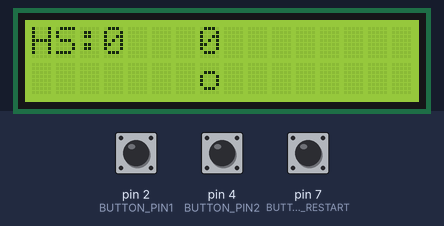
The sketch below on a simulated Arduino Uno, built with avr-gcc and run on an emulated ATmega328P. Parts: 16×2 character LCD. The inputs (shaded band) are chosen by the test bench; at power-on: pin 2 (BUTTON_PIN1) HIGH, pin 7 (BUTTON_RESTART) HIGH, pin 4 (BUTTON_PIN2) HIGH.

Above: at 1.2 s.
1.3 s: pin 2 (BUTTON_PIN1) pulled LOW for 0.45 s
At 2.5 s:
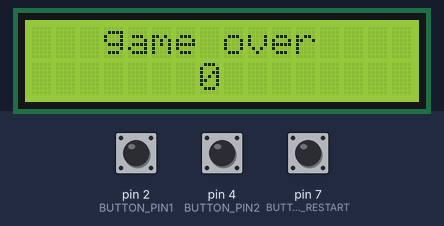
3.2 s: pin 7 (BUTTON_RESTART) pulled LOW for 0.45 s
At 7.9 s:
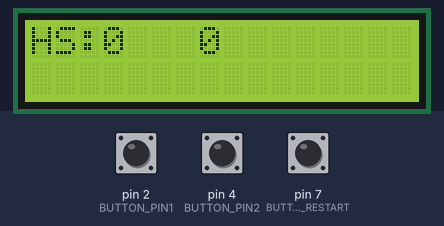
8.2 s: pin 7 (BUTTON_RESTART) pulled LOW for 3.2 s
At 8.8 s:
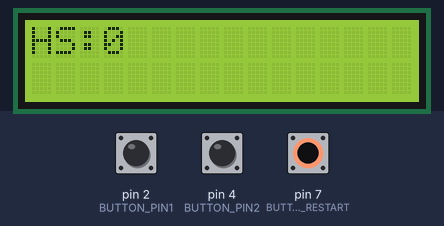
12.9 s: pin 7 (BUTTON_RESTART) pulled LOW for 1 s
At 15.08 s:
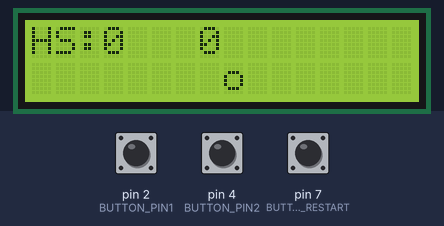
18.0 s: pin 2 (BUTTON_PIN1) driven LOW and pin 7 (BUTTON_RESTART) driven LOW
At 18.4 s:
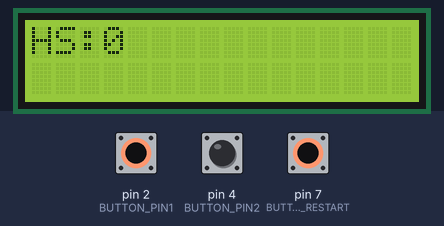
22.5 s: pin 2 (BUTTON_PIN1) pulsed HIGH 5 times (0.12 s each, 0.3 s apart)
Timing chart, 0 to 25.5 s (numbered marks = the images above; inputs shaded):
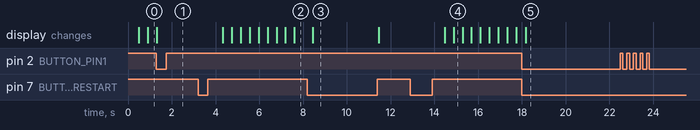

Measured:
- after the input at 1.3 s, the display: changes at once (image 1)
- after the input at 3.2 s, the display: first changes after 1.1 s (image 2 shows a later state)
- after the input at 8.2 s, the display: changes after 0.25 s (image 3)
- after the input at 12.9 s, the display: first changes after 1.6 s (image 4 shows a later state)
- after the input at 18.0 s, the display: changes after 0.17 s (image 5)
- after the input at 22.5 s, every drawn part: stays the same
- what the display in image 4 shows lasts 0.4 s, from 14.9 s to 15.3 s

The sketch:

18-7_Segment_one_digit_cathode_type.ino
```cpp
#include <Wire.h>
#include <LiquidCrystal_I2C.h>

LiquidCrystal_I2C lcd(0x27,16,2);

#define BUTTON_PIN1 2
#define BUTTON_PIN2 4
#define BUTTON_RESTART 7

int i = -3;
int j = 1;
int counter = 0;
int HighScore = 0;
int Speed = 400;
void setup()
{
  pinMode(BUTTON_PIN1, INPUT_PULLUP);
  pinMode(BUTTON_PIN2, INPUT_PULLUP);
  pinMode(BUTTON_RESTART, INPUT_PULLUP);

  lcd.init();
  lcd.backlight();
  lcd.clear();

  lcd.setCursor(0,0);
  lcd.print("HS:");
  lcd.setCursor(3,0);
  lcd.print(HighScore);
}


void loop()
{
  if(HighScore < counter){
    HighScore = counter;
    lcd.setCursor(0,0);
    lcd.print("HS:");
    lcd.setCursor(3,0);
    lcd.print(HighScore);
  }
  lcd.setCursor(7,0);
  lcd.print(counter);
  lcd.setCursor(8+i-j,1);
  lcd.print(" ");
  lcd.setCursor(8+i,1);
  lcd.print("o");

  if (i > 8 || i < -9){
    endGame();
  }

  byte buttonState1 = digitalRead(BUTTON_PIN1);
  byte buttonState2 = digitalRead(BUTTON_PIN2);
  lcd.setCursor(15,1);
  if (buttonState1 == HIGH){
    lcd.print(" ");
  }
  else{
    lcd.print("|");
    if(i == 7){
      j = -j;
      counter++;
      Speed -= 5;
    }
    else{
      endGame();
    }
    Serial.println("R");
  }
  lcd.setCursor(0,1);
  if (buttonState2 == HIGH){
    lcd.print(" ");
  }
  else{
    lcd.print("|");
    if(i == -8){
      j = -j;
      counter++;
      Speed -= 5;
    }
    else{
      endGame();
    }
  }
  i = i + j;
  delay(Speed);
}
void endGame()
{
    lcd.clear();
    lcd.setCursor(3,0);
    lcd.print("game over");
    lcd.setCursor(7,1);
    lcd.print(counter);
    byte buttonState3 = digitalRead(BUTTON_RESTART);
    while(buttonState3 == HIGH){
      buttonState3 = digitalRead(BUTTON_RESTART);
      if (buttonState3 == LOW){
        i=-1;
        j=1;
        counter=0;
      }
      delay(1000);
    }
    lcd.clear();

    lcd.setCursor(0,0);
    lcd.print("HS:");
    lcd.setCursor(3,0);
    lcd.print(HighScore);
}
```
